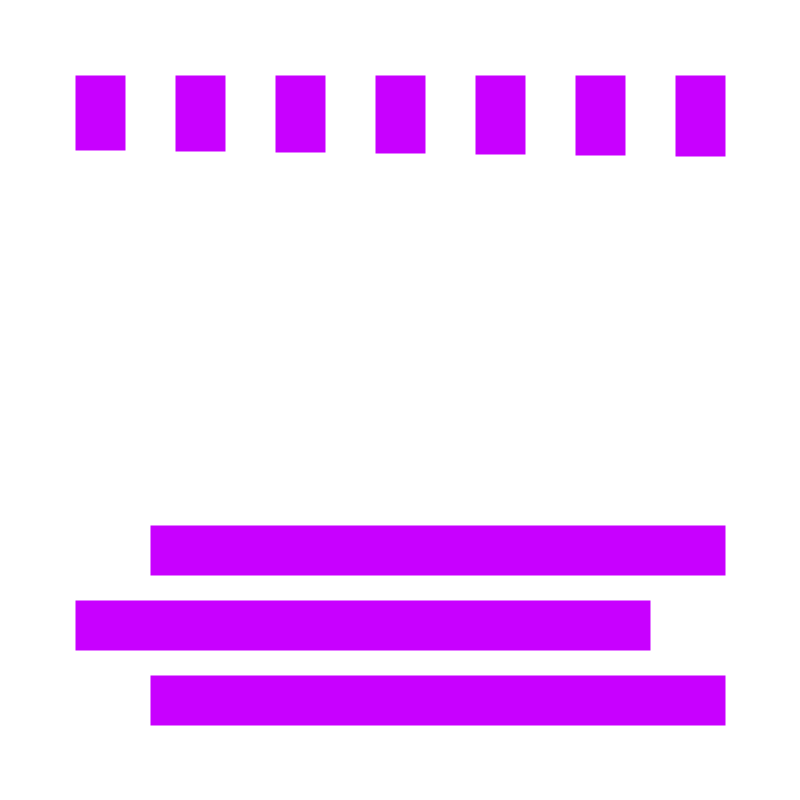
Frame 1 (no input)
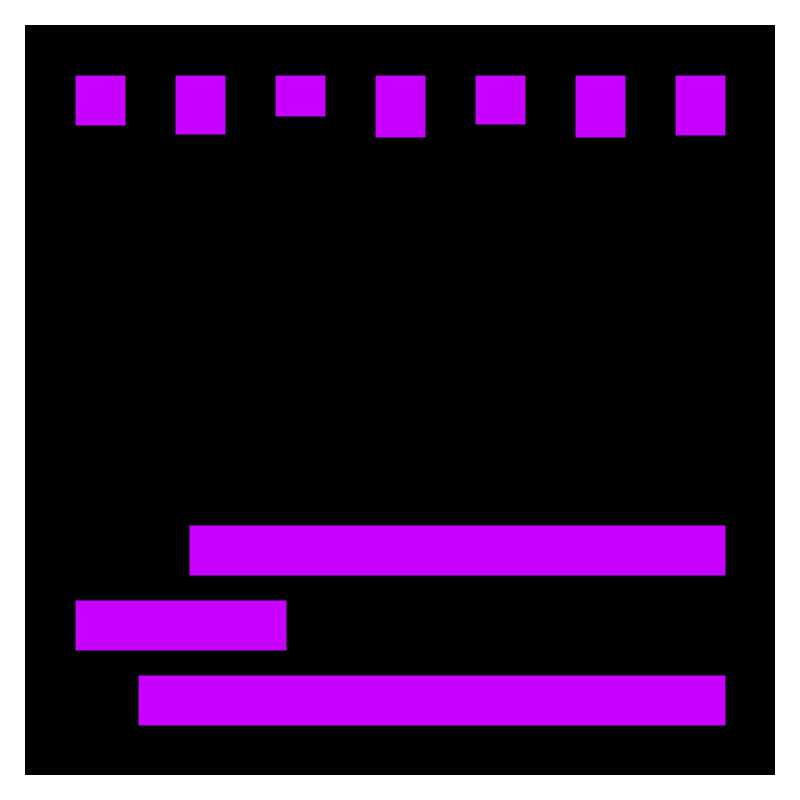
Frame 60 (the mouse pressed at the canvas centre just before this capture)
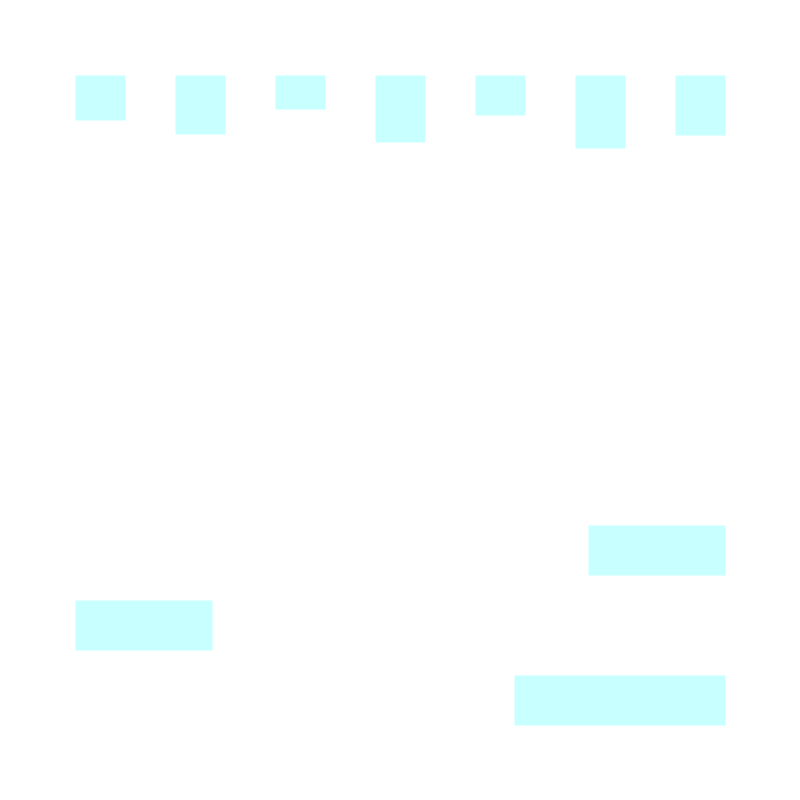
Frame 120 (the mouse held since frame 60 and released just before this capture)

The Processing sketch that drew these frames (run headless with seeded random() and noise(); from frame 60 on, the mouse is pressed at the canvas centre):

// Processing sketch: Exercicio_1
// ── Exercicio_1.pde
//BARRAS VERTICAIS
float pos1X=100;
float pos1Y=150;

float pos2X=200;
float pos2Y=151;

float pos3X=300;
float pos3Y=152;

float pos4X=400;
float pos4Y=153;

float pos5X=500;
float pos5Y=154;

float pos6X=600;
float pos6Y=155;

float pos9X=700;
float pos9Y=156;

//BARRAS HORIZONTAIS 
float pos7X=150;
float pos7Y=550;

float pos8X=650;
float pos8Y=625;

float pos10X=150;
float pos10Y=700;

//MOVIMENTO DAS BARRAS VERTICAIS
float vel1Y=random(5,10);
float vel2Y=random(5,10);
float vel3Y=random(5,10);
float vel4Y=random(5,10);
float vel5Y=random(5,10);
float vel6Y=random(5,10);
float vel9Y=random(5,10);

//MOVIMENTO DAS BARRAS HORIZONTAIS
float vel7X=12;
float vel8X=14;
float vel10X=13;


int nrRand=0;

float colorr=0;

void setup(){
  colorr=255;
  size(800,800);
  background(colorr);}


void draw(){
  nrRand=int(random(0,8));
  println(nrRand);
 
 
//FUNDO PRETO
{rectMode(CENTER);
  noStroke();
  rect(400,400,750,750);
  fill(0);
  
  if (mousePressed)
  fill(255);


//BARRAS
  {strokeCap(SQUARE);
  strokeWeight(50);
  stroke(200,mouseX,255);
  
  
//BARRAS VERTICAIS 
  line(100,75,pos1X,pos1Y);
  line(200,75,pos2X,pos2Y);
  line(300,75,pos3X,pos3Y);
  line(400,75,pos4X,pos4Y);
  line(500,75,pos5X,pos5Y); 
  line(600,75,pos6X,pos6Y);
  line(700,75,pos9X,pos9Y);

//BARRAS HORIZONTAIS
  line(pos7X,pos7Y,725,550);
  line(75,625,pos8X,pos8Y);
  line(pos10X,pos10Y,725,700);}
  

//MOVIMENTO DAS BARRAS VERTICAIS
  pos1Y=pos1Y+vel1Y;
  pos2Y=pos2Y+vel2Y;
  pos3Y=pos3Y+vel3Y;
  pos4Y=pos4Y+vel4Y;
  pos5Y=pos5Y+vel5Y;
  pos6Y=pos6Y+vel6Y;
  pos9Y=pos9Y+vel9Y;

  if (pos1Y>500) vel1Y=-vel1Y;
  if (pos1Y<250) vel1Y=vel1Y+1;

  if (pos2Y>500) vel2Y=-vel2Y;
  if (pos2Y<250) vel2Y=vel2Y+1;

  if (pos3Y>500) vel3Y=-vel3Y;
  if (pos3Y<250) vel3Y=vel3Y+1;

  if (pos4Y>500) vel4Y=-vel4Y;
  if (pos4Y<250) vel4Y=vel4Y+1;

  if (pos5Y>500) vel5Y=-vel5Y;
  if (pos5Y<250) vel5Y=vel5Y+1;

  if (pos6Y>500) vel6Y=-vel6Y;
  if (pos6Y<250) vel6Y=vel6Y+1;
  
  if (pos9Y>500) vel9Y=-vel9Y;
  if (pos9Y<250) vel9Y=vel9Y+1;


//MOVIMENTO DAS BARRAS HORIZONTAIS
  pos7X=pos7X+vel7X;
  pos8X=pos8X+vel8X;
  pos10X=pos10X+vel10X;
  
  if (pos7X<210) vel7X=vel7X+1;
  if (pos7X>625) vel7X=-vel7X;
  
  if (pos8X>660) vel8X=-vel8X;
  if (pos8X<260) vel8X=vel8X+1;
  
  if (pos10X<210) vel10X=vel10X+1;
  if (pos10X>625) vel10X=-vel10X;
  
}
}
